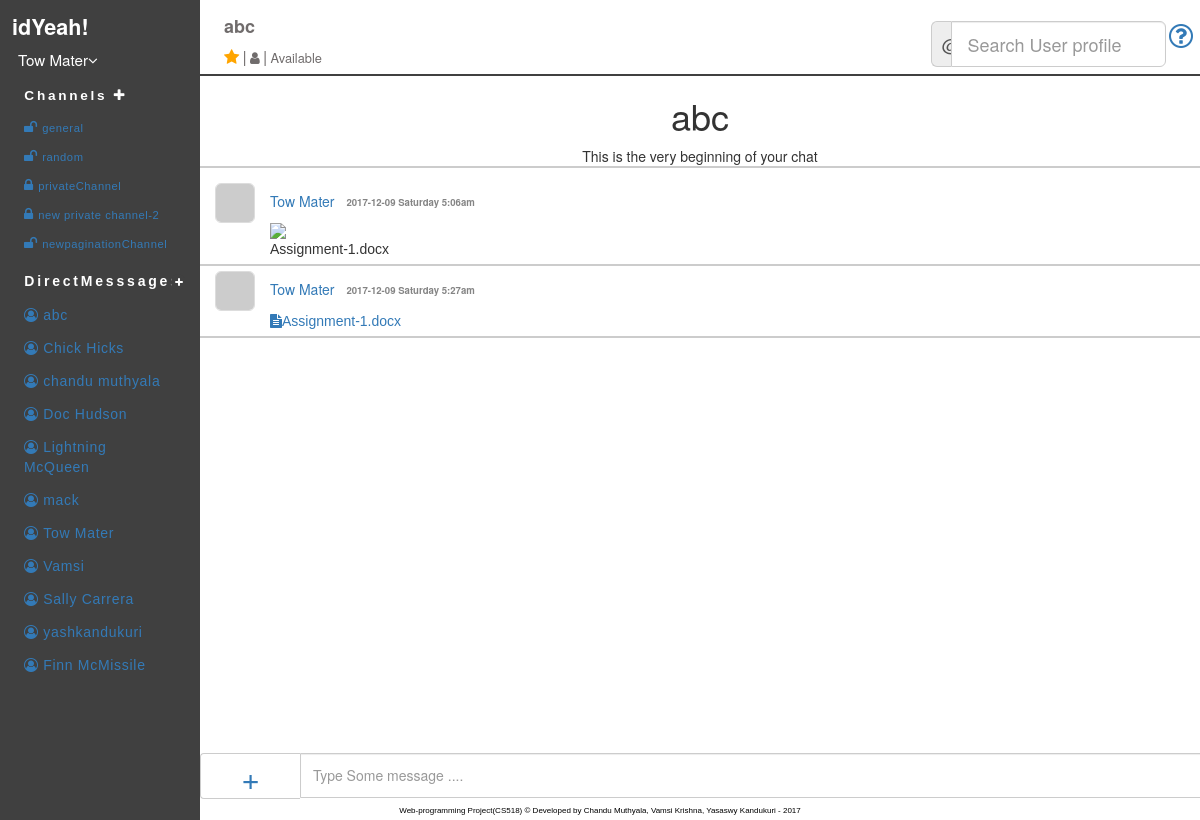
The app's page /index.php?email=a@b.c (signed in) with its own data.
### tables this page shows
CREATE TABLE IF NOT EXISTS `users` (
  `email` varchar(50) NOT NULL,
  `user_name` varchar(20) NOT NULL,
  `display_name` varchar(20) NOT NULL,
  `status` varchar(50) NOT NULL DEFAULT 'Available',
  `mode_id` int(10) NOT NULL DEFAULT '0',
  `display_pic` varchar(200) NOT NULL DEFAULT '0' COMMENT '0=gravatar,1=local pic',
  `description` varchar(200) NOT NULL DEFAULT 'bio',
  `password` varchar(20) NOT NULL,
  `phone_no` int(13) NOT NULL DEFAULT '1234567890',
  `skype_id` varchar(20) NOT NULL DEFAULT 'skype id',
  `timestamp` timestamp NOT NULL DEFAULT CURRENT_TIMESTAMP ON UPDATE CURRENT_TIMESTAMP
);

CREATE TABLE IF NOT EXISTS `channels` (
  `channel_id` int(20) NOT NULL,
  `channel_name` varchar(200) NOT NULL,
  `purpose` varchar(500) NOT NULL,
  `created_by_user_email` varchar(50) NOT NULL,
  `createdon` timestamp NOT NULL DEFAULT '0000-00-00 00:00:00' ON UPDATE CURRENT_TIMESTAMP,
  `access_specifiers` tinyint(1) NOT NULL DEFAULT '0',
  `isArchive` tinyint(1) NOT NULL DEFAULT '0'
);

CREATE TABLE IF NOT EXISTS `direct_message` (
  `directmsg_id` int(10) NOT NULL,
  `from_email` varchar(20) NOT NULL,
  `to_email` varchar(20) NOT NULL,
  `direct_message` varchar(2000) NOT NULL,
  `textOrCode` tinyint(1) NOT NULL DEFAULT '0',
  `dm_timestamp` timestamp NOT NULL DEFAULT '0000-00-00 00:00:00'
);

### sqlQueries.php (the view, shortened to what this page needs)
<?php
$conn = new mysqli(DB_HOST, DB_USER, DB_PASSWORD,DB_NAME)
	OR die ('Could not connect to MySQL: '.mysql_error());
function getUserDetails($email){
	global $conn;
	$sql = "SELECT * FROM users where email= '".$email."'";
    $result = $conn->query($sql);
    $row = $result->fetch_assoc();
    return $row;
}
function gravatar($email){
	global $conn;
	$sql = "SELECT * FROM `gravatar` where email='$email'";
	$result = mysqli_query($conn, $sql);
	$Cnt = $result->num_rows;
	if($Cnt>0){
		while(($row = mysqli_fetch_assoc($result))){
			return($row['path']);
		}
	}else{
		return('https://www.gravatar.com/avatar/0000000000000000000000?s=40');
	}
}
function getImage($email){
	global $conn;
	$sql = "SELECT * FROM `users` where users.email='$email'";
	$result = mysqli_query($conn, $sql);
	while(($row = mysqli_fetch_assoc($result))){
		if($row['display_pic']==1){
			return "./assets/images/".$email.".png" ;
		}else if($row['display_pic']==0){
			return gravatar($email);
		}else{
			return('https://www.gravatar.com/avatar/0000000000000000000000?s=40&d=mm&r=g');
		}
	}
}
function getAllChannels($email){
	global $conn;
	$sql = "SELECT channels.channel_id,channels.channel_name,channels.access_specifiers, channels.isArchive FROM `userChannels` join channels on userChannels.channel_id=channels.channel_id where userChannels.user_email="."'$email'";
    $result = mysqli_query($conn, $sql);
    $string = "";
    while(($row = mysqli_fetch_assoc($result)))
	{
		if(intval($row['access_specifiers'])==1){
			if(intval($row['isArchive'])==1){
				$string=$string."<li ><a class= 'listbg' href=index.php?channel=".$row['channel_id']."><i style='font-size: 100%;padding-right: 3%;' class='fa fa-archive'></i>".$row['channel_name']."</a></li>";
			}else{
				$string=$string."<li ><a class= 'listbg' href=index.php?channel=".$row['channel_id']."><i style='font-size: 126%;padding-right: 3%;' class='fa fa-lock'></i>".$row['channel_name']."</a></li>";
			}
		}
		else{
			if(intval($row['isArchive'])==1){
				$string=$string."<li ><a class= 'listbg' href=index.php?channel=".$row['channel_id']."><i style='font-size: 100%;padding-right: 3%;' class='fa fa-archive'></i>".$row['channel_name']."</a></li>";
			}else{
				$string=$string."<li ><a class= 'listbg' href=index.php?channel=".$row['channel_id']."><i style='font-size: 126%;padding-right: 3%;' class='fa fa-unlock'></i>".$row['channel_name']."</a></li>";
			}
		}
	}
	return $string;
}
function getAllUsers(){
	global $conn;
	$sql = "SELECT * FROM users";
    $result = mysqli_query($conn, $sql);
    $string = "";
    while(($row = mysqli_fetch_assoc($result)))
	{
    	$string=$string."<li ><a class= 'listbg' href=\"./index.php?email=".trim($row['email'])."\"><i class ='fa' style = 'padding-right: 3%;'>&#xf2be;</i>".$row['user_name']."</a></li>";
	}
	return $string;
}
function getDirectMessages($toEmail,$start){
	global $conn;
	$sql = "select * from ( SELECT * FROM `direct_message` join users on users.email=direct_message.from_email where (direct_message.to_email='$toEmail' and direct_message.from_email='".$_SESSION['email']."') or (direct_message.from_email='$toEmail' and direct_message.to_email='".$_SESSION['email']."') ORDER by directmsg_id DESC LIMIT $start,10) as temp ORDER BY directmsg_id ASC";
    $result = mysqli_query($conn, $sql);
    $row_cnt = $result->num_rows;
	$toEmailDetails =getUserDetails($toEmail);
    $string = "";
    if($row_cnt>=10){
    	$loadMore = "<div id = 'loadMoreDirectMessages".$_SESSION['lastLimit']."' class='col-xs-12 noPadding'><div class = 'col-xs-5 noPadding'></div><div class ='col-xs-2 noPadding ' style='text-align:center;font-style: italic;color: #337ab7; margin-top: 8px;cursor:pointer;'><span class ='loadMoreDirectMessages' style='text-align:center;' id='".$_SESSION['lastLimit']."'>load more</span></div><div class = 'col-xs-5 noPadding'></div></div>";
    }else{
    	$loadMore="<div col-xs-12 style='text-align:center; oncopy='return false' oncut='return false' onpaste='return false'><h1>".$toEmailDetails['user_name']."</h1><p style='border-bottom: 2px solid #ccc;'>This is the very beginning of your chat</p></div>";
    }
	$string =$string.$loadMore;
    while(($row = mysqli_fetch_assoc($result)))
	{
		$date = date_create($row['dm_timestamp']);
		$time = date_format($date, 'Y-m-d l g:ia');
		$message = htmlspecialchars($row['direct_message']);
		$textOrCode = $row['textOrCode'];
		$contactImg = getImage($row['from_email']);
		$msgId = $row['directmsg_id'];
    	$string=$string."<div class='col-xs-12 right right$msgId '>";
    						$string=$string."<img src=".$contactImg." alt='Contact_Img' class='contact_Img'>";
    						$string=$string."<a href= ''>".$row['user_name']."</a>
    						<label class = 'timeStamp'>".$time."</label>
    						<div class= 'textMessage'>";
	    						if($textOrCode==0){
	    							$string=$string."<span>".$message."</span>";
	    						}elseif ($textOrCode==1){
	    							$string=$string."<span><pre class = 'codeDisplay'><code>".$message."</code></pre></span>";
	    						}else if($textOrCode==4){
	    							$string=$string."<a href='./assets/upload/$msgId"."_"."$message' title='File' target='_blank' download><i class='fa fa-file-text' aria-hidden='true' style='cursor:pointer;'></i>$message</a>";
	    						}else{
	    							$string=$string."<img  class='profile-pic' src='./assets/DirectMessageImages/".$msgId.".png' />";
	    							$string=$string."<span>".$message."</span>";
	    						}
    						$string=$string."</div>";
    					$string=$string."</div>";
		$userDetails = getUserDetails($_SESSION['email']);
	}
	return $string;
}
 ?>

### index.php (shortened to what this page needs)
<?php
include_once "sqlQueries.php";
?>
<html>
	<head>
		<link rel="stylesheet" type="text/css" href="index.css">
		<link rel="stylesheet" type="text/css" href="messages/messages.css">
		<link rel="stylesheet" href="https://maxcdn.bootstrapcdn.com/bootstrap/3.3.7/css/bootstrap.min.css">
		<link rel="stylesheet" href="https://cdnjs.cloudflare.com/ajax/libs/font-awesome/4.7.0/css/font-awesome.min.css">
		<link rel="stylesheet" type="text/css" href="css/tags/jquery-ui.css">
		<link rel="stylesheet" href="https://cdnjs.cloudflare.com/ajax/libs/jquery-confirm/3.3.0/jquery-confirm.min.css">
		<link rel="stylesheet" type="text/css" href="css/tags/bootstrap-tokenfield.css">
		<link rel="stylesheet" type="text/css" href="css/tags/bootstrap-tokenfield.css">
	</head>
	<body>
		<div class="container nopadding col-xs-12" >
			<div class = "col-xs-12 nopadding " style='border-bottom: 0.15em solid  #404040;'>
				<div  class = " col-xs-2 nopadding" style="background-color: #404040;height: 74px;color: white;padding: 1% !important;
">
						<div>
							<div><label style='font-size: 2.7vh;'>idYeah!</label></div>
							<div class="dropdown">
								<button onclick="userMenu()" class="dropbtn"><?php $result = getUserDetails($_SESSION['email']); echo $result['display_name'];?><i class="fa fa-angle-down"></i></button>
							</div>
						</div>
				</div>
				<div class="col-xs-10 nopadding" style="    z-index: 100; height: 74px;background-color: white;padding-left: 2% !important;padding-top: 14px !important;">
					<div class ="col-xs-3 nopadding " style='font-size: 1.46vh;'>
							<?php
								$userChannels = userChannels($_SESSION['email']);
								if (isset($_GET["channel"])){
									if (in_array($_GET["channel"], $userChannels)) {
										$result = getChannelName($_GET["channel"],$_SESSION['email']);
									}else{
										$result = "<div><label class = 'channel_title'><b>Channel Title</b></label>";
									}
								}else if(isset($_GET["email"])){
									$userDetails = getUserDetails($_GET["email"]);
									echo "<div><label class = 'channel_title'><b>".$userDetails['user_name']."</b></label>";
								}
								else{
									$result = "<div><label class = 'channel_title'><b>Channel Title</b></label>";
								}
							?>
					</div>
						<div class = "detailsOfChannel">
							<span class="fa fa-star checked"></span>
							<span class= "divider">|</span>
							<?php
								if (isset($_GET["channel"])){
									echo "<i style='font-size: 117%;color: #706c6c; cursor:pointer;' class='fa fa-users dropdown-toggle' data-toggle='dropdown' aria-hidden='true'></i>";
								}else{
									echo "<i style='font-size: 117%;color: #706c6c; cursor:pointer;' class='fa fa-user dropdown-toggle' data-toggle='dropdown' aria-hidden='true'></i>";
								}
							?>
							<span class= "divider">|</span>
							<span class = "purposeChannel">
								<?php
									if (isset($_GET["channel"])){
										$result = "";
										if (in_array($_GET["channel"], $userChannels)) {
											$result = getChannelDetails($_GET["channel"]);
										}
										echo $result['purpose'];
									}else{
										$userDetails = getUserDetails($_GET["email"]);
										echo $userDetails['status'];
									}
							?>
							</span>
						</div>
					</div>
					<div class ="col-xs-4 nopadding ">
					</div>
					<div class ="col-xs-5 nopadding ">
						<div class ="col-xs-11 nopadding ">
							<div class="input-group input-group-lg profileSearchField">
							  <span class="input-group-addon" id="sizing-addon1" style='padding: 3% 4%;'>@</span>
							  <input type="text" class="form-control" class ='profileSearchInputField' id ='profileSearchInputField' placeholder="Search User profile" aria-label="Username" aria-describedby="sizing-addon1">
							</div>
						</div>
						<div class ="col-xs-1 nopadding ">
							<div class ="col-xs-1 nopadding "></div>
							<div class ="col-xs-10 nopadding ">
							<div class = 'helpPage'>
								<a href= 'helpPage.html' target='_blank' title='help'><i class="fa fa-question-circle-o" aria-hidden="true" style='font-size:200%'></i></a>
							</div>
						</div>
						</div>
					</div>
				</div>
			</div>
			<div class="col-xs-12 nopadding">
		        <div class="col-xs-2  leftSideMenu nopadding">
		            <div >
		                <ul class="col-xs-12 nav nav-list nopadding">
		                    <li>
		                    	<div class="col-xs-12 channeldiv">
		                    		<div class="col-xs-11 nopadding">
		                    			<b><a class ="link" href= "inviteMembersToChannel.php">Channels</a></b>
		                    			<a href = 'newChannel.php' class = 'newChannel'><i class="fa fa-plus"></i></a>
		                    		</div>
	        					</div>
	        					<div id="Channel">
				                        <ul class="nav nav-list tree starredList">
				                 			<?php
				                 				$user_array = getUserDetails($_SESSION['email']);
				                            	$result =getAllChannels($user_array['email']);
				                            	echo $result
				                            ?>
				                        </ul>
		                    	</div>
		                    </li>
		                   	<li>
		                    	<div class="col-xs-12 directmsgdiv ">
		                    		<div class="col-xs-11 nopadding">
		                    			<b><a class ="link" href= "">DirectMesssages</a></b>
		                    		</div>
		                    		<div class="col-xs-1  icon-plus nopadding">
	        						</div>
	        					</div>
        						<div id="directmsg">
			                        <ul class="nav nav-list tree directmsgList">
			                            <?php $result =getAllUsers();echo $result ?>
			                        </ul>
	                    		</div>
		                    </li>
		                </ul>
		            </div>
		        </div>
		        <div id='message_container' class ='col-xs-10 headrow nopadding' style='min-height:93%;background-color: white; '>
		        	<div class ='col-xs-12 nopadding' style='height:91%;overflow-y: auto; overflow-x: hidden;position:relative;'>
			        	<div class = 'message_wrapper'>
			        	<?php
			        		$userChannels = userChannels($_SESSION['email']);
			        		if (isset($_GET['channel'])){
			        			if (in_array($_GET['channel'], $userChannels)) {
			        				$_SESSION['lastLimit']=0;
				        			$result =getChannelMessages($_GET['channel'],0);
				        		}else{
				        			$result ="<h1 class ='emptyChannel'>Requested Channel does not exist</h1>";
				        		}
				        	}else if (isset($_GET['email'])){
				        			$result =getDirectMessages($_GET['email'],0);
				        	}else{
				        		$result ="<h1 class ='emptyChannel'>Please select channel</h1></div>";
				        	}
			        		echo $result;
			        	?>
			        </div>
			        <?php
						if (isset($_GET['email'])){
				        	$string='';
								$string = $string."<form action ='messages/messages.php'  method = 'post'>";
									$string = $string."<div id='footer' class ='col-xs-12 nopadding '>";
										$string = $string."<div class='input-group input-group-lg textinput'>";
										$string=$string."<div class='col-xs-1  dropup nopadding'><span class='multipleOptions input-group-addon dropdown-toggle' data-toggle='dropdown' id='sizing-addon1'><a style='text-decoration: none;font-size:32px; ' href=''>+</a></span>";
											$string = $string."<ul class='dropdown-menu'>";
												$string = $string."<li><a class ='codeButton' data-toggle='modal' data-target='#myModal' href=''><i class='fa fa-code postingOptionMenu' aria-hidden='true'></i>Code </a></li>";
												$string = $string."<li><a href='' data-toggle='modal' data-target='#documentUpLoadModal' ><i class='fa fa-file-text postingOptionMenu' aria-hidden='true'></i>Document Upload</a></li>";
												$string = $string."<li><a href='' data-toggle='modal' data-target='#imageUpLoadModal' ><i class='fa fa-picture-o postingOptionMenu' aria-hidden='true'></i>Image Upload</a></li>";
												$string = $string."<li><a href='' data-toggle='modal' data-target='#imageURLModal'><i class='fa fa-link postingOptionMenu ' aria-hidden='true'></i> Upload Image URL</a></li>";
												$string = $string."</ul>";
											$string = $string."</div>";
											$string = $string."<div class ='col-xs-11 nopadding'>";
											$string = $string."<input type='hidden' name='toEmail'  value=".htmlspecialchars($_GET['email']).">";
											$string = $string."<input type='hidden' name='fromEmail' value=".$_SESSION['email'].">";
											$string = $string."<input type='text' class='form-control message' name = 'message'  placeholder= 'Type Some message ....' aria-describedby='sizing-addon1' autofocus required><input type='hidden' name='text' value='0'>";
										$string = $string."</div></div>";
									$string = $string."</div>";
								$string = $string."</form></div>";
							echo $string;
						}
			        ?>
		        	</div>
			</div>
		</div>
		<footer>
			<div class="copyRight col-md-12">
				<span>Web-programming Project(CS518)</span><span> © Developed by Chandu Muthyala, Vamsi Krishna, Yasaswy Kandukuri - 2017</span>
			</div>
		</footer>
	</body>
</html>

### records on screen
users: display_name "Tow Mater", user_name "Tow Mater"
users: user_name "abc", status "Available"
channels: channel_name "general"
channels: channel_name "random"
channels: channel_name "privateChannel"
channels: channel_name "new private channel-2"
channels: channel_name "newpaginationChannel"
users: user_name "Chick Hicks"
users: user_name "chandu muthyala"
users: user_name "Doc Hudson"
users: user_name "Lightning McQueen"
users: user_name "mack"
users: user_name "Vamsi"
users: user_name "Sally Carrera"
users: user_name "yashkandukuri"
users: user_name "Finn McMissile"
direct_message: dm_timestamp "2017-12-09 Saturday 5:06am", direct_message "Assignment-1.docx"
direct_message: dm_timestamp "2017-12-09 Saturday 5:27am", direct_message "Assignment-1.docx"

### other values on screen
$row['user_name'] "Tow Mater Tow Mater"
